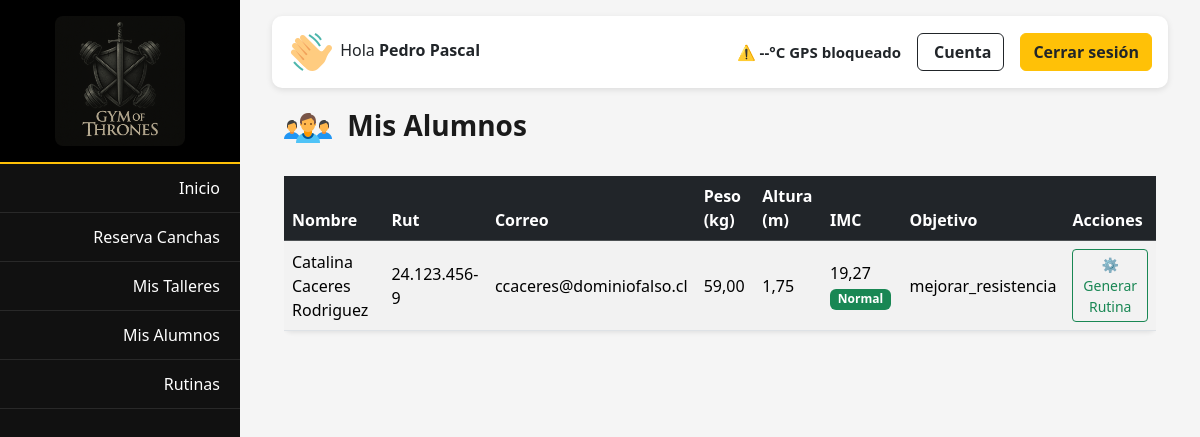
Page /rutinas/profesor/alumnos/ (signed in) on the earlier database version.
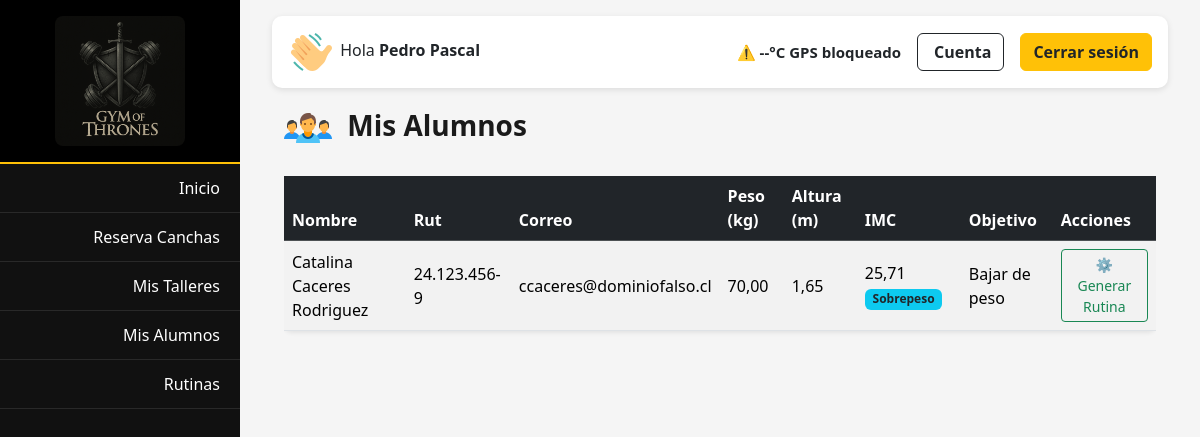
Same page on the later database version.
### apps/socios/models.py (models this page shows, shortened)
class Socio(models.Model):
    ESTADO_CHOICES = [
        (True, 'Activo'),
        (False, 'Inactivo'),
    ]
    rut = models.CharField(max_length=12, unique=True)
    nombre = models.CharField(max_length=50)
    apellido_paterno = models.CharField(max_length=50)
    apellido_materno = models.CharField(max_length=50, blank=True, null=True)
    correo = models.EmailField(unique=True)
    telefono = models.CharField(max_length=20, blank=True, null=True)
    fecNac = models.DateField(verbose_name='Fecha de Nacimiento', null=True, blank=True)
    estado = models.BooleanField(choices=ESTADO_CHOICES, default=True)
    fec_registro = models.DateTimeField(default=timezone.now)
    peso = models.DecimalField(max_digits=5, decimal_places=2, blank=True, null=True, help_text="Peso en kilogramos")
    altura = models.DecimalField(max_digits=4, decimal_places=2, blank=True, null=True, help_text="Altura en metros")
    objetivos_choices = [
        ('bajar_peso', 'Bajar de peso'),
        ('subir_masa', 'Subir masa muscular'),
        ('bajar_grasa', 'Reducir grasa corporal'),
        ('mantener', 'Mantener condición física'),
        ('aumentar_fuerza', 'Aumentar fuerza'),
        ('tonificar', 'Tonificar / Definir'),
    ]
    objetivo = models.CharField(max_length=40, choices=objetivos_choices, default='mantener')
    profesor_asignado = models.ForeignKey(
        'users.Usuario',
        on_delete=models.SET_NULL,
        null=True,
        blank=True,
        limit_choices_to={'rol': 'profesor'},
        related_name='alumnos_asignados',
        help_text="Profesor asignado a este socio"
    )
    @property
    def imc(self):
        if self.peso and self.altura and self.altura > 0:
            return round(self.peso / (self.altura ** 2), 2)
        return None

### apps/rutinas/views.py (the view)
# urls.py: path('profesor/alumnos/', views.mis_alumnos, name='mis_alumnos'),
@login_required
@user_passes_test(es_profesor)
def mis_alumnos(request):
    alumnos = Socio.objects.filter(profesor_asignado=request.user).order_by('nombre')
    for alumno in alumnos:
        alumno.rut_formateado = formatear_rut(alumno.rut)
        alumno.imc_valor = alumno.imc or "N/D"
    return render(request, 'rutinas/mis_alumnos.html', {'alumnos': alumnos})

### apps/core/utils.py (called while the page is built)
def formatear_rut(rut):
    try:
        rut = str(rut)
        cuerpo, dv = rut[:-1], rut[-1]
        cuerpo_con_puntos = f"{int(cuerpo):,}".replace(",", ".")
        return f"{cuerpo_con_puntos}-{dv.upper()}"
    except Exception:
        return rut  # si viene vacío o mal formado, se deja igual

### apps/rutinas/views.py (called while the page is built)
def es_profesor(user):
    return user.is_authenticated and user.rol == 'profesor'

### templates/rutinas/mis_alumnos.html (shortened to what this page needs)
{% extends 'core/base_dashboard.html' %}
{% load static %}
{% block content %}
<div class="container mt-4">
  <div class="d-flex justify-content-between align-items-center mb-4">
    <h3 class="fw-bold mb-0">
      <img src="{% static 'img/socios.png' %}" alt="icono alumnos" class="me-2">
      Mis Alumnos
    </h3>
  </div>
  <div class="table-responsive">
    <table class="table table-striped align-middle shadow-sm">
      <thead class="table-dark">
        <tr>
          <th>Nombre</th>
          <th>Rut</th>
          <th>Correo</th>
          <th>Peso (kg)</th>
          <th>Altura (m)</th>
          <th>IMC</th>
          <th>Objetivo</th>
          <th>Acciones</th>
        </tr>
      </thead>
      <tbody>
        {% for alumno in alumnos %}
        <tr>
          <td>{{ alumno.nombre }} {{ alumno.apellido_paterno }} {{ alumno.apellido_materno|default:"" }}</td>
          <td>{{ alumno.rut_formateado|default:alumno.rut }}</td>
          <td>{{ alumno.correo }}</td>
          <td>{{ alumno.peso|default:"—" }}</td>
          <td>{{ alumno.altura|default:"—" }}</td>
          <td>
            {% if alumno.imc %}
              {{ alumno.imc }}
              {% if alumno.imc < 18.5 %}
                <span class="badge bg-warning text-dark">Bajo peso</span>
              {% elif alumno.imc < 25 %}
                <span class="badge bg-success">Normal</span>
              {% elif alumno.imc < 30 %}
                <span class="badge bg-info text-dark">Sobrepeso</span>
              {% else %}
                <span class="badge bg-danger">Obesidad</span>
              {% endif %}
            {% else %}
              <span class="text-muted">Sin datos</span>
            {% endif %}
          </td>
          <td>{{ alumno.get_objetivo_display }}</td>
          <td>
            <a href="{% url 'generar_rutina_automatica' alumno.id %}" class="btn btn-sm btn-outline-success">
              ⚙️ Generar Rutina
            </a>
          </td>
        </tr>
        {% empty %}
        <tr>
          <td colspan="8" class="text-center text-muted py-3">
            No tienes alumnos asignados aún.
          </td>
        </tr>
        {% endfor %}
      </tbody>
    </table>
  </div>
</div>
{% endblock %}

Differences in the rows shown:
changed Socio "Catalina": peso "59,00" → "70,00"; altura "1,75" → "1,65"; imc "19,27" → "25,71"; objetivo "mejorar_resistencia" → "Bajar de peso"; peso "Normal" → "Sobrepeso"
